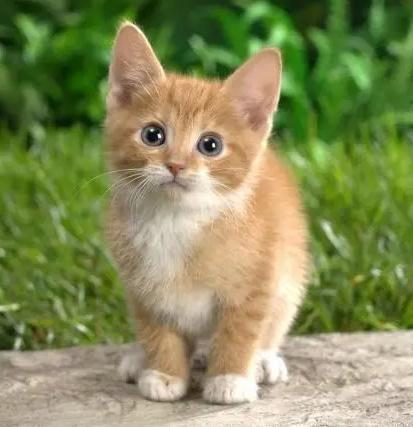
#> input picture graph/test.jpg, 413 x 427 px
$ python find_boundary.py   (older library calls are emulated)
#> lines starting #> are read from the running program, lines starting #| are printed output that depends on the picture; after the words box and inside, x2 and y2 are one past the last pixel; in counts of white or black regions, pixels touching at a corner belong together
#> further down, img is the input picture: shape (427, 413, 3); mean B, G, R 89.8, 139.9, 133.6
# -*- coding: utf-8 -*-
# @Author  : lan
# @Software: PyCharm
import networkx as nx
# import skimage.future.graph as graph
import skimage.graph as graph
import cv2
import itertools
import scipy.sparse as sp

from PIL import Image, ImageDraw
from skimage.segmentation import slic, mark_boundaries
from matplotlib import pyplot as plt
from skimage import io, segmentation, util, measure, color, transform

import numpy as np
from skimage.segmentation import slic, find_boundaries
from skimage.color import rgb2lab
from skimage import io
from skimage.feature import local_binary_pattern
from skimage.color import rgb2gray


def cut_threshold(labels, rag, thresh, in_place=True):
    if not in_place:
        rag = rag.copy()

    # Because deleting edges while iterating through them produces an error.
    to_remove = [(x, y) for x, y, d in rag.edges(data=True)
                 if d['weight'] >= thresh]
    rag.remove_edges_from(to_remove)

    comps = nx.connected_components(rag)

    # We construct an array which can map old labels to the new ones.
    # All the labels within a connected component are assigned to a single
    # label in the output.
    map_array = np.arange(labels.max() + 1, dtype=labels.dtype)
    for i, nodes in enumerate(comps):
        for node in nodes:
            for label in rag.nodes[node]['labels']:
                map_array[label] = i + 1

    return map_array[labels]

def get_boundary(img, K=100, M=10): # 200  150

#> called with K = 100, M = 10
    image = cv2.resize(img, (224, 224))
    # Convert RGB image to LAB color space
    lab = rgb2lab(image)
#> lab: shape (224, 224, 3) float64; mean of channels 0, 1, 2 54.5, -17.3, -0.7

    segments = slic(lab, n_segments=K, compactness=M, sigma=5, start_label=1)  # ,start_label=1
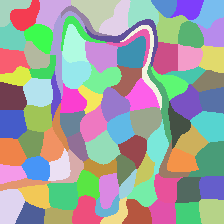
#> segments: shape (224, 224) int64; 93 distinct labels, from 1 to 93; one colour per label, 0 black
    # Merge similar areas, there is its own RAG map here
    rag = graph.rag_mean_color(image, segments)

    segments = cut_threshold(segments, rag, 5)
#> in cut_threshold, `return map_array[labels]`:
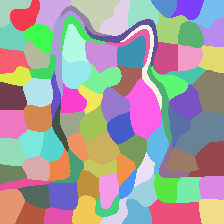
#> returned value: shape (224, 224) int64; 89 distinct labels, from 1 to 89; one colour per label, 0 black

    # Get the label matrix of the region
    labels = measure.label(segments, connectivity=2)

    pixel_nums = np.bincount(labels.flat)[1:]
#> pixel_nums = 89 values, max 1423 at index 39, min 269 at index 9, mean 563.8

    # Calculate the center point position of each superpixel block
    regions = measure.regionprops(labels)
#> regions = 89 regions; largest, box (x1, y1, x2, y2) and area: (125, 78, 162, 140) 1423, (174, 111, 224, 156) 1351, (148, 199, 202, 224) 1061, (191, 70, 224, 114) 1029, (188, 141, 224, 177) 910

    feature_List = []
    gray_img = util.img_as_ubyte(color.rgb2gray(image))
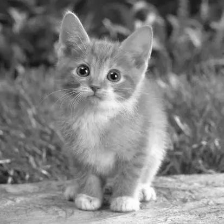
#> gray_img: shape (224, 224); min 10, max 255, mean 128.7

    for i in range(len(regions)):
        mask = labels == i + 1

        cen = regions[i]

        centroid = cen.centroid
        local_cen = cen.local_centroid

        area = round(cen.area, 4)

        perimeter = round(cen.perimeter, 4)

        # moments_central = cen.moments_central.flatten().tolist()
        avg = round(np.mean(image[mask]), 4)

        max = round(np.max(image[mask]), 4)

        min = round(np.min(image[mask]), 4)

        var = round(np.var(image[mask]), 4)

        # Get the coordinate range of the region
        min_row, min_col, max_row, max_col = cen.bbox  # Bounding box of region block(min_row, min_col, max_row, max_col)
        min_row, min_col, max_row, max_col = round(min_row, 4), round(min_col, 4), round(max_row, 4), round(max_col, 4)

        feature_List.append([
                                round(centroid[0]), round(centroid[1]), round(local_cen[0]), round(local_cen[1]), area,
                                perimeter, avg, max, min, var,
                                min_row, min_col, max_row, max_col])
#> this loop made 89 passes
#> (centroid, local_cen, area, perimeter, avg, max, min, var) on passes 2 to 11: ((15.91, 24.95), [15.91, 14.95], 578, 101, 75.44, 187, 0, 1699.8), ((11.34, 50.53), [11.34, 15.53], 630, 114.8, 50.57, 139, 0, 1246.2), ((10.06, 95.84), [10.06, 24.84], 826, 136.6, 42.61, 122, 0, 514.2), ((19.87, 116.7), [19.87, 17.72], 673, 114.7, 62.32, 168, 0, 1531.7), ((11.79, 141.7), [11.79, 13.69], 618, 112.4, 79.99, 243, 1, 2573.8), ((6.61, 165.2), [6.61, 14.19], 323, 71.7, 32.61, 119, 0, 393.2), ((8.4, 188.1), [8.4, 18.12], 456, 94.53, 49.91, 134, 5, 929.3), ((12.58, 209.6), [12.58, 20.62], 582, 104, 61.8, 166, 8, 1053.6), ((19.48, 82.36), [14.48, 21.36], 269, 130.6, 60.75, 185, 0, 1406.3), ((45.11, 60.55), [34.11, 10.55], 714, 249.8, 114.2, 252, 2, 2332)
#> (local_cen, area, perimeter, avg, max, min, var, min_row) on pass 1: ([8.92, 10.72], 450, 107, 39.37, 134, 0, 637.2, 0)
#> pass 1, in get_boundary, `mask = labels == i + 1`:
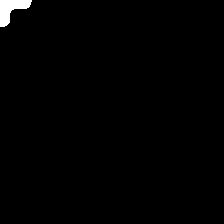
#> mask: shape (224, 224) bool; 0.9% white; 1 white region, box (x1, y1, x2, y2) and area: (0, 0, 32, 27) 450
#> pass 2, in get_boundary, `mask = labels == i + 1`:
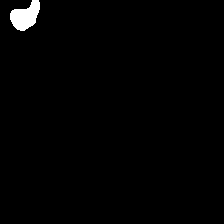
#> mask: shape (224, 224) bool; 1.2% white; 1 white region, box (x1, y1, x2, y2) and area: (10, 0, 40, 31) 578
#> pass 3, in get_boundary, `mask = labels == i + 1`:
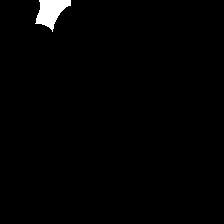
#> mask: shape (224, 224) bool; 1.3% white; 1 white region, box (x1, y1, x2, y2) and area: (35, 0, 71, 32) 630

    List_node = []

    label_pos = {i: [] for i in range(1, len(pixel_nums) + 1)}
    count = 1
    pos_dict = {}
    node_counts = []
    for i in range(0, 224, 16):
        for j in range(0, 224, 16):
            pos_dict[count] = [(i + i + 16) // 2, (j + j + 16) // 2]

            label_patch = labels[i:i + 16, j:j + 16]

            flat_labels = [label for row in label_patch for label in row]
            # Count the number of each label
            label_counts = {}
            for label in flat_labels:
                if label not in label_counts:
                    label_counts[label] = 0
                label_counts[label] += 1
            node_counts.append(label_counts)

            total = sum(label_counts.values())

            temp = np.zeros(14) # 14个特征
            # Traverse each key-value pair, calculate the weight ratio of the value, and output the result
            for k, v in label_counts.items():
                weight = v / total  # Calculate the weight proportion of this value
                temp += weight * np.array(feature_List[k - 1])  # Pixel markers are 1-97（because measure.regionprops(labels) want to set 0 as the background. , note that the subscripts start with 0）

                # Add the corresponding node to each tag
                label_pos[k].append(count)

            List_node.append(temp)
            count += 1


    # According to label_pos, traverse the node where each superpixel block is located, and add edges between these nodes
    List_i = []
    List_y = []
    G = nx.Graph()
    for i in range(1, 197):
        G.add_node(i)


    all_res = []
    all_weight = []

    theLine = 0
    for pix_label, nodes in label_pos.items():

        res = list(itertools.combinations(nodes, 2))

        for kk in range(len(res)):

            weight = node_counts[res[kk][0]-1][pix_label]/pixel_nums[pix_label-1]+node_counts[res[kk][1]-1][pix_label]/pixel_nums[pix_label-1]

            if weight >= 0:
                all_res.append((res[kk][0],res[kk][1],weight))
                all_weight.append(weight)
                theLine += 1
#> this loop made 89 passes
#> nodes on passes 1 to 12: [1, 2, 15], [1, 2, 3, 15, 16, 17], [3, 4, 5, 17, 18], [5, 6, 7, 8, 20, 21, 22], [8, 9, 21, 22, 23, 35, 36], [9, 10, 23, 24], [10, 11, 12, 25], [11, 12, 13, 25, 26, 27], [13, 14, 26, 27, 28], [4, 5, 6, 18, 19, 20, 34, 35], [4, 5, 18, 19, 20, 32, 34, 46, 60, 74, 88], [10, 11, 12, 24, 25, 26, 38, 39, 40]

    G.add_weighted_edges_from(all_res)  # Connect a line to each of the permutations
    print('theLine--------------',theLine)
#| theLine-------------- 1789
    # [6 lines of commented-out code are left out]

#> (the run stopped early here; a loop or call above may not have finished)
